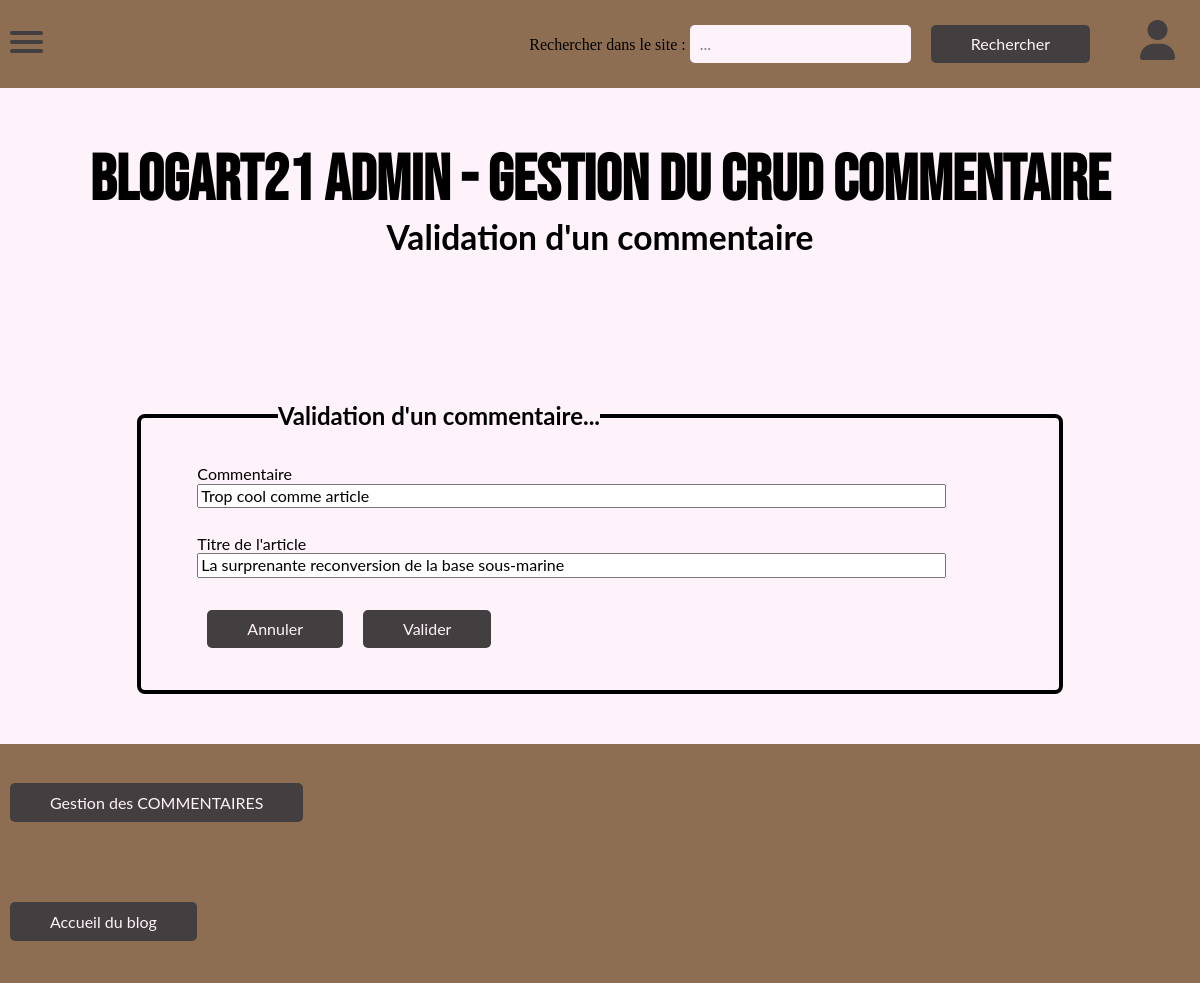
/back/comment/updateComment.php?id=1&id2=1, run on the app's committed database.
### tables this page shows
CREATE TABLE IF NOT EXISTS `comment` (
  `numSeqCom` int(10) NOT NULL,
  `numArt` int(8) NOT NULL,
  `dtCreCom` datetime DEFAULT NULL,
  `libCom` text NOT NULL,
  `attModOK` tinyint(1) DEFAULT 0,
  `affComOK` tinyint(1) DEFAULT 0,
  `notifComKOAff` text DEFAULT NULL,
  `delLogiq` tinyint(1) DEFAULT 0,
  `numMemb` int(10) NOT NULL,
  PRIMARY KEY (`numSeqCom`,`numArt`),
  KEY `COMMENT_FK` (`numSeqCom`,`numArt`),
  KEY `FK_ASSOCIATION_8` (`numArt`),
  KEY `FK_ASSOCIATION_9` (`numMemb`)
);

CREATE TABLE IF NOT EXISTS `article` (
  `numArt` int(8) NOT NULL AUTO_INCREMENT,
  `dtCreArt` datetime DEFAULT NULL,
  `libTitrArt` char(100) DEFAULT NULL,
  `libChapoArt` text DEFAULT NULL,
  `libAccrochArt` char(160) DEFAULT NULL,
  `parag1Art` text DEFAULT NULL,
  `libSsTitr1Art` char(100) DEFAULT NULL,
  `parag2Art` text DEFAULT NULL,
  `libSsTitr2Art` char(100) DEFAULT NULL,
  `parag3Art` text DEFAULT NULL,
  `libConclArt` text DEFAULT NULL,
  `urlPhotArt` char(70) DEFAULT NULL,
  `numAngl` char(8) NOT NULL,
  `numThem` char(8) NOT NULL,
  PRIMARY KEY (`numArt`),
  KEY `ARTICLE_FK` (`numArt`),
  KEY `FK_ASSOCIATION_1` (`numAngl`),
  KEY `FK_ASSOCIATION_2` (`numThem`)
);

### util/ctrlSaisies.php (called while the page is built)
<?
    function ctrlSaisies($saisie){
      $saisie = htmlspecialchars($saisie);
      $saisie = trim($saisie);
      $saisie = stripslashes($saisie);
      $saisie = htmlentities($saisie);
      return $saisie;
    }

### CLASS_CRUD/comment.class.php (called while the page is built, shortened)
<?
require_once __DIR__ . './../../CONNECT/database.php';
	class COMMENT{
        function get_1CommentByArt($numSeqCom,$numArt){
            global $db;
            $query = 'SELECT * FROM comment INNER JOIN article ON comment.numArt = article.numArt WHERE comment.numSeqCom = ? AND comment.numArt = ?;';
            $result = $db->prepare($query);
            $result->execute([$numSeqCom,$numArt]);
            return($result->fetch());
        }
    }

### back/comment/updateComment.php (the view, shortened to what this page needs)
<?php
    require_once __DIR__ . './../../util/ctrlSaisies.php';
    require_once __DIR__ . './../../CLASS_CRUD/comment.class.php';
    $monComment = new COMMENT;
    include __DIR__ . './initComment.php';
?>
<!DOCTYPE html>
<html lang="fr">
<head>
    <link rel="stylesheet" href="./../../front/assets/css/normalize.css">
    <link rel="stylesheet" href="./../../front/assets/css/nav.css">
    <link rel="stylesheet" href="./../css/footer.css">
    <link rel="stylesheet" href="./../css/gestionCRUD.css">
    <link rel="stylesheet" href="./../css/form.css">
</head>
<body>
<?php
include __DIR__ ."./../commons/navbar.php";
?>
<div class="wrapper">
    <div class="Titre">
        <h1>BLOGART21 Admin - Gestion du CRUD Commentaire</h1>
        <h2>Validation d'un commentaire</h2>
    </div>
<?
    if (isset($_GET['id']) AND !empty($_GET['id'])
    AND isset($_GET['id2']) AND !empty($_GET['id2'])) {
        $id = ctrlSaisies(($_GET['id']));
        $id2 = ctrlSaisies(($_GET['id2']));
        $query = (array)$monComment->get_1CommentByArt($id, $id2);
        if ($query) {
            $libCom = $query['libCom'];
            $libTitrArt = $query['libTitrArt'];
        }
    }
?>
    <form method="post" action="./updateComment.php" enctype="multipart/form-data">
      <fieldset>
        <legend class="legend1">Validation d'un commentaire...</legend>
        <div class="control-group">
            <label class="control-label" for="libCom"><b>Commentaire&nbsp;&nbsp;&nbsp;&nbsp;&nbsp;&nbsp;&nbsp;&nbsp;</b></label>
            <input type="text" name="libCom" id="libCom" size="80" maxlength="80" value="<?= $libCom; ?>" autofocus="autofocus" readonly/>
        </div>
        <div class="control-group">
            <label class="control-label" for="libTitrArt"><b>Titre de l'article&nbsp;&nbsp;&nbsp;&nbsp;&nbsp;&nbsp;&nbsp;&nbsp;</b></label>
            <input type="text" name="libTitrArt" id="libTitrArt" size="80" maxlength="80" value="<?= $libTitrArt; ?>"  readonly/>
        </div>
        <div class="control-group">
            <div class="controls">
                <input class="button" type="submit" value="Annuler" name="Submit" formnovalidate/>
                <input class="button" type="submit" value="Valider" name="Submit" />
            </div>
        </div>
      </fieldset>
    </form>
</div>
<?php
require_once __DIR__ . './footerComment.php';
?>
</body>
</html>

### back/css/footer.css (style rules this page uses)
.button { color: #FFF3FB; background-color: #433E3F; padding: 10px 40px; text-align: center; border: none; border-radius: 5px; font-family: 'Lato'; text-decoration: none; margin: 5px 10px; }

### back/css/gestionCRUD.css (style rules this page uses)
.wrapper { background-color: #FFF3FB; width: 100%; display: flex; flex-direction: column; align-items: center; }
.Titre { text-align: center; margin-top: 18vh; margin-bottom: 12vh; }
.Titre h1 { font-family: 'Bebas Neue', cursive; font-size: 4em; }
.Titre h2 { font-family: 'Lato', sans-serif; Font-size: 2.1em; }
.button { color: #FFF3FB; text-decoration: none; background-color: #433E3F; padding: 10px 40px; text-align: center; border: none; border-radius: 5px; font-family: 'Lato', sans-serif; }

### back/css/form.css (style rules this page uses)
fieldset { font-family: 'Lato', sans-serif; border: 4px solid; border-radius: 8px; margin: 50px; }
.legend1 { font-family: 'Lato', sans-serif; font-weight: bold; font-size: 1.5em; margin-bottom: 1.5vh; margin-left: 14%; }
.control-group { padding-left: 3%; margin: 2%; margin-bottom: 3%; }
.controls { display: flex; justify-content: flex-start; }

### data on the page
comment: libCom "Trop cool comme article", libTitrArt "La surprenante reconversion de la base sous-marine"
